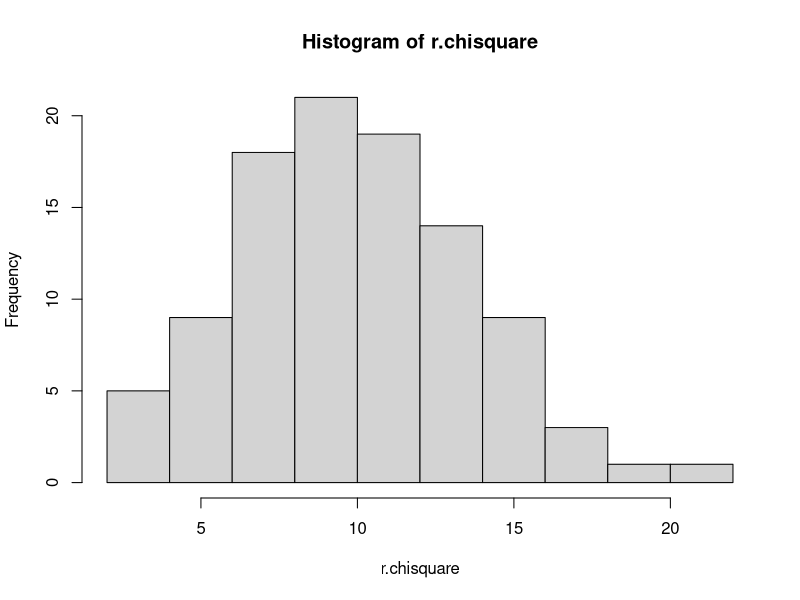

This figure's R source:
v = 10

# a. probabilitas
dchisq(2, df = v)


# b. histogram
set.seed(1)
r.chisquare <- rchisq(100, 10)
hist(r.chisquare)


# c. nilai rataan dan varian
# nilai rataan
nilai.rataan = v
# coba pada 1000000 data random
mean(rchisq(1000000, df = v))

# varians
varians = 2*v
# coba pada 1000000 data random
var(rchisq(1000000, df = v))